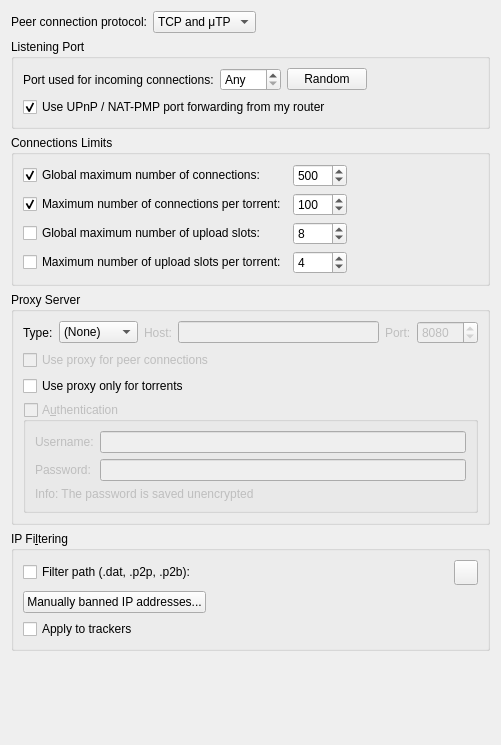
          <widget class="QWidget" name="scrollAreaWidgetContents_3">
           <property name="geometry">
            <rect>
             <x>0</x>
             <y>0</y>
             <width>501</width>
             <height>745</height>
            </rect>
           </property>
           <layout class="QVBoxLayout" name="verticalLayout_20">
            <item>
             <layout class="QHBoxLayout" name="horizontalLayout_12">
              <item>
               <widget class="QLabel" name="label_24">
                <property name="text">
                 <string>Peer connection protocol:</string>
                </property>
               </widget>
              </item>
              <item>
               <widget class="QComboBox" name="comboProtocol">
                <item>
                 <property name="text">
                  <string>TCP and μTP</string>
                 </property>
                </item>
                <item>
                 <property name="text">
                  <string notr="true">TCP</string>
                 </property>
                </item>
                <item>
                 <property name="text">
                  <string notr="true">μTP</string>
                 </property>
                </item>
               </widget>
              </item>
              <item>
               <spacer name="horizontalSpacer_23">
                <property name="orientation">
                 <enum>Qt::Horizontal</enum>
                </property>
                <property name="sizeHint" stdset="0">
                 <size>
                  <width>40</width>
                  <height>20</height>
                 </size>
                </property>
               </spacer>
              </item>
             </layout>
            </item>
            <item>
             <widget class="QGroupBox" name="ListeningPortBox">
              <property name="title">
               <string>Listening Port</string>
              </property>
              <layout class="QVBoxLayout" name="listeningPortLayout">
               <item>
                <layout class="QHBoxLayout" name="listeningPortLayout2">
                 <item>
                  <widget class="QLabel" name="lbl_ports">
                   <property name="text">
                    <string>Port used for incoming connections:</string>
                   </property>
                  </widget>
                 </item>
                 <item>
                  <widget class="QSpinBox" name="spinPort">
                   <property name="specialValueText">
                    <string>Any</string>
                   </property>
                   <property name="maximum">
                    <number>65535</number>
                   </property>
                  </widget>
                 </item>
                 <item>
                  <widget class="QPushButton" name="randomButton">
                   <property name="text">
                    <string>Random</string>
                   </property>
                  </widget>
                 </item>
                 <item>
                  <spacer name="horizontalSpacer_4">
                   <property name="orientation">
                    <enum>Qt::Horizontal</enum>
                   </property>
                   <property name="sizeHint" stdset="0">
                    <size>
                     <width>40</width>
                     <height>20</height>
                    </size>
                   </property>
                  </spacer>
                 </item>
                </layout>
               </item>
               <item>
                <widget class="QCheckBox" name="checkUPnP">
                 <property name="text">
                  <string>Use UPnP / NAT-PMP port forwarding from my router</string>
                 </property>
                 <property name="checked">
                  <bool>true</bool>
                 </property>
                </widget>
               </item>
              </layout>
             </widget>
            </item>
            <item>
             <widget class="QGroupBox" name="nbConnecBox">
              <property name="title">
               <string>Connections Limits</string>
              </property>
              <layout class="QGridLayout" name="gridLayout">
               <item row="3" column="1">
                <widget class="QSpinBox" name="spinMaxUploadsPerTorrent">
                 <property name="maximum">
                  <number>500</number>
                 </property>
                 <property name="value">
                  <number>4</number>
                 </property>
                </widget>
               </item>
               <item row="1" column="0">
                <widget class="QCheckBox" name="checkMaxConnecsPerTorrent">
                 <property name="text">
                  <string>Maximum number of connections per torrent:</string>
                 </property>
                 <property name="checked">
                  <bool>true</bool>
                 </property>
                </widget>
               </item>
               <item row="0" column="0">
                <widget class="QCheckBox" name="checkMaxConnecs">
                 <property name="text">
                  <string>Global maximum number of connections:</string>
                 </property>
                 <property name="checked">
                  <bool>true</bool>
                 </property>
                </widget>
               </item>
               <item row="0" column="1">
                <widget class="QSpinBox" name="spinMaxConnec">
                 <property name="enabled">
                  <bool>true</bool>
                 </property>
                 <property name="minimum">
                  <number>2</number>
                 </property>
                 <property name="maximum">
                  <number>2000</number>
                 </property>
                 <property name="value">
                  <number>500</number>
                 </property>
                </widget>
               </item>
               <item row="1" column="1">
                <widget class="QSpinBox" name="spinMaxConnecPerTorrent">
                 <property name="minimum">
                  <number>2</number>
                 </property>
                 <property name="maximum">
                  <number>2000</number>
                 </property>
                 <property name="value">
                  <number>100</number>
                 </property>
                </widget>
               </item>
               <item row="3" column="0">
                <widget class="QCheckBox" name="checkMaxUploadsPerTorrent">
                 <property name="text">
                  <string>Maximum number of upload slots per torrent:</string>
                 </property>
                 <property name="checked">
                  <bool>false</bool>
                 </property>
                </widget>
               </item>
               <item row="2" column="0">
                <widget class="QCheckBox" name="checkMaxUploads">
                 <property name="text">
                  <string>Global maximum number of upload slots:</string>
                 </property>
                 <property name="checked">
                  <bool>false</bool>
                 </property>
                </widget>
               </item>
               <item row="2" column="1">
                <widget class="QSpinBox" name="spinMaxUploads">
                 <property name="maximum">
                  <number>2000</number>
                 </property>
                 <property name="value">
                  <number>8</number>
                 </property>
                </widget>
               </item>
               <item row="0" column="2">
                <spacer name="horizontalSpacer_3">
                 <property name="orientation">
                  <enum>Qt::Horizontal</enum>
                 </property>
                 <property name="sizeHint" stdset="0">
                  <size>
                   <width>40</width>
                   <height>20</height>
                  </size>
                 </property>
                </spacer>
               </item>
              </layout>
             </widget>
            </item>
            <item>
             <widget class="QGroupBox" name="groupProxy">
              <property name="enabled">
               <bool>true</bool>
              </property>
              <property name="title">
               <string>Proxy Server</string>
              </property>
              <layout class="QVBoxLayout" name="verticalLayout_29">
               <item>
                <layout class="QHBoxLayout" name="proxyTypeLayout">
                 <item>
                  <widget class="QLabel" name="ProxyType_lbl">
                   <property name="text">
                    <string>Type:</string>
                   </property>
                  </widget>
                 </item>
                 <item>
                  <widget class="QComboBox" name="comboProxyType">
                   <item>
                    <property name="text">
                     <string>(None)</string>
                    </property>
                   </item>
                   <item>
                    <property name="text">
                     <string>SOCKS4</string>
                    </property>
                   </item>
                   <item>
                    <property name="text">
                     <string>SOCKS5</string>
                    </property>
                   </item>
                   <item>
                    <property name="text">
                     <string>HTTP</string>
                    </property>
                   </item>
                  </widget>
                 </item>
                 <item>
                  <widget class="QLabel" name="lblProxyIP">
                   <property name="enabled">
                    <bool>false</bool>
                   </property>
                   <property name="text">
                    <string>Host:</string>
                   </property>
                  </widget>
                 </item>
                 <item>
                  <widget class="QLineEdit" name="textProxyIP">
                   <property name="enabled">
                    <bool>false</bool>
                   </property>
                   <property name="text">
                    <string/>
                   </property>
                  </widget>
                 </item>
                 <item>
                  <widget class="QLabel" name="lblProxyPort">
                   <property name="enabled">
                    <bool>false</bool>
                   </property>
                   <property name="text">
                    <string>Port:</string>
                   </property>
                  </widget>
                 </item>
                 <item>
                  <widget class="QSpinBox" name="spinProxyPort">
                   <property name="enabled">
                    <bool>false</bool>
                   </property>
                   <property name="minimum">
                    <number>1</number>
                   </property>
                   <property name="maximum">
                    <number>65535</number>
                   </property>
                   <property name="value">
                    <number>8080</number>
                   </property>
                  </widget>
                 </item>
                </layout>
               </item>
               <item>
                <widget class="QCheckBox" name="checkProxyPeerConnecs">
                 <property name="enabled">
                  <bool>false</bool>
                 </property>
                 <property name="toolTip">
                  <string>Otherwise, the proxy server is only used for tracker connections</string>
                 </property>
                 <property name="text">
                  <string>Use proxy for peer connections</string>
                 </property>
                </widget>
               </item>
               <item>
                <widget class="QCheckBox" name="isProxyOnlyForTorrents">
                 <property name="toolTip">
                  <string>RSS feeds, search engine, software updates or anything else other than torrent transfers and related operations (such as peer exchanges) will use a direct connection</string>
                 </property>
                 <property name="text">
                  <string>Use proxy only for torrents</string>
                 </property>
                 <property name="checked">
                  <bool>false</bool>
                 </property>
                </widget>
               </item>
               <item>
                <widget class="QGroupBox" name="checkProxyAuth">
                 <property name="enabled">
                  <bool>false</bool>
                 </property>
                 <property name="title">
                  <string>A&amp;uthentication</string>
                 </property>
                 <property name="checkable">
                  <bool>true</bool>
                 </property>
                 <property name="checked">
                  <bool>false</bool>
                 </property>
                 <layout class="QVBoxLayout" name="verticalLayout_24">
                  <item>
                   <layout class="QGridLayout" name="gridLayout_12">
                    <item row="0" column="0">
                     <widget class="QLabel" name="lblProxyUsername">
                      <property name="text">
                       <string>Username:</string>
                      </property>
                     </widget>
                    </item>
                    <item row="0" column="1">
                     <widget class="QLineEdit" name="textProxyUsername"/>
                    </item>
                    <item row="1" column="0">
                     <widget class="QLabel" name="lblProxyPassword">
                      <property name="text">
                       <string>Password:</string>
                      </property>
                     </widget>
                    </item>
                    <item row="1" column="1">
                     <widget class="QLineEdit" name="textProxyPassword">
                      <property name="echoMode">
                       <enum>QLineEdit::Password</enum>
                      </property>
                     </widget>
                    </item>
                   </layout>
                  </item>
                  <item>
                   <widget class="QLabel" name="label_23">
                    <property name="text">
                     <string>Info: The password is saved unencrypted</string>
                    </property>
                   </widget>
                  </item>
                 </layout>
                </widget>
               </item>
              </layout>
             </widget>
            </item>
            <item>
             <widget class="QGroupBox" name="groupIPFilter">
              <property name="title">
               <string>IP Fi&amp;ltering</string>
              </property>
              <layout class="QVBoxLayout" name="verticalLayout_17">
               <item>
                <layout class="QHBoxLayout" name="horizontalLayout_11">
                 <item>
                  <widget class="QCheckBox" name="checkIPFilter">
                   <property name="text">
                    <string>Filter path (.dat, .p2p, .p2b):</string>
                   </property>
                  </widget>
                 </item>
                 <item>
                  <widget class="FileSystemPathLineEdit" name="textFilterPath" native="true"/>
                 </item>
                 <item>
                  <widget class="QToolButton" name="IpFilterRefreshBtn">
                   <property name="minimumSize">
                    <size>
                     <width>0</width>
                     <height>25</height>
                    </size>
                   </property>
                   <property name="toolTip">
                    <string>Reload the filter</string>
                   </property>
                  </widget>
                 </item>
                </layout>
               </item>
               <item>
                <widget class="QPushButton" name="banListButton">
                 <property name="sizePolicy">
                  <sizepolicy hsizetype="Fixed" vsizetype="Fixed">
                   <horstretch>0</horstretch>
                   <verstretch>0</verstretch>
                  </sizepolicy>
                 </property>
                 <property name="text">
                  <string>Manually banned IP addresses...</string>
                 </property>
                </widget>
               </item>
               <item>
                <widget class="QCheckBox" name="checkIpFilterTrackers">
                 <property name="text">
                  <string>Apply to trackers</string>
                 </property>
                </widget>
               </item>
              </layout>
             </widget>
            </item>
            <item>
             <spacer name="verticalSpacer_3">
              <property name="orientation">
               <enum>Qt::Vertical</enum>
              </property>
              <property name="sizeHint" stdset="0">
               <size>
                <width>20</width>
                <height>40</height>
               </size>
              </property>
             </spacer>
            </item>
           </layout>
          </widget>
